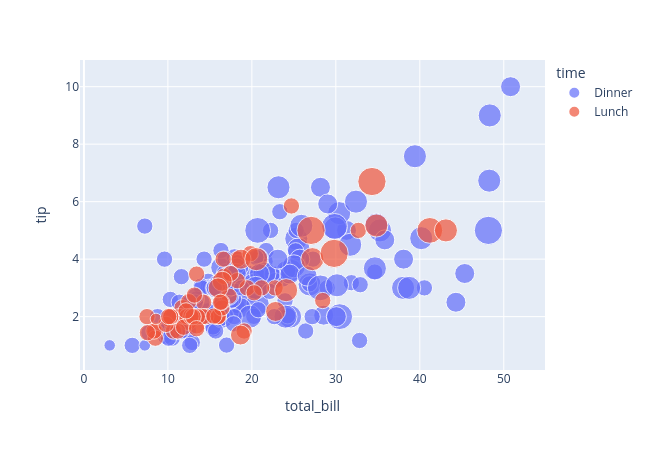

Notebook code cell kept with this figure:
### Markdown cell above
### Scatter with hover

Hover over any point to see the full row. `hover_name` adds a bold label at the top of the tooltip.

### Code cell
fig = px.scatter(tips, x='total_bill', y='tip',
                 color='time', size='size',
                 hover_name='day',
                 hover_data=['sex', 'smoker'],
                 width=650, height=450)
fig.show()

### Figure 1 — Plotly figure (JSON) as saved in the notebook; plotly's stock layout.template omitted (floating-point values rounded to 4 significant figures; data arrays with more than 128 entries replaced by an {"elided": "..."} marker saying what was removed)
{"data": [{"customdata": {"elided": "176x2 str values"}, "hovertemplate": "<b>%{hovertext}</b><br><br>time=Dinner<br>total_bill=%{x}<br>tip=%{y}<br>size=%{marker.size}<br>sex=%{customdata[0]}<br>smoker=%{customdata[1]}<extra></extra>", "hovertext": {"elided": "176 str values"}, "legendgroup": "Dinner", "marker": {"color": "#636efa", "size": {"elided": "176 int values"}, "sizemode": "area", "sizeref": 0.015, "symbol": "circle"}, "mode": "markers", "name": "Dinner", "orientation": "v", "showlegend": true, "type": "scatter", "x": {"elided": "176 float values"}, "xaxis": "x", "y": {"elided": "176 float values"}, "yaxis": "y"}, {"customdata": {"elided": "68x2 str values"}, "hovertemplate": "<b>%{hovertext}</b><br><br>time=Lunch<br>total_bill=%{x}<br>tip=%{y}<br>size=%{marker.size}<br>sex=%{customdata[0]}<br>smoker=%{customdata[1]}<extra></extra>", "hovertext": ["Thur", "Thur", "Thur", "Thur", "Thur", "Thur", "Thur", "Thur", "Thur", "Thur", "Thur", "Thur", "Thur", "Thur", "Thur", "Thur", "Thur", "Thur", "Thur", "Thur", "Thur", "Thur", "Thur", "Thur", "Thur", "Thur", "Thur", "Thur", "Thur", "Thur", "Thur", "Thur", "Thur", "Thur", "Thur", "Thur", "Thur", "Thur", "Thur", "Thur", "Thur", "Thur", "Thur", "Thur", "Thur", "Thur", "Thur", "Thur", "Thur", "Thur", "Thur", "Thur", "Thur", "Thur", "Thur", "Thur", "Thur", "Thur", "Thur", "Thur", "Thur", "Fri", "Fri", "Fri", "Fri", "Fri", "Fri", "Fri"], "legendgroup": "Lunch", "marker": {"color": "#EF553B", "size": [4, 2, 2, 2, 2, 1, 2, 2, 4, 2, 2, 2, 2, 2, 2, 4, 2, 2, 2, 2, 2, 6, 2, 2, 2, 3, 2, 2, 2, 2, 2, 2, 2, 2, 2, 2, 2, 6, 5, 6, 2, 2, 3, 2, 2, 2, 2, 2, 2, 2, 2, 2, 4, 2, 2, 3, 2, 2, 2, 4, 3, 2, 2, 1, 3, 2, 2, 2], "sizemode": "area", "sizeref": 0.015, "symbol": "circle"}, "mode": "markers", "name": "Lunch", "orientation": "v", "showlegend": true, "type": "scatter", "x": [27.2, 22.76, 17.29, 19.44, 16.66, 10.07, 32.68, 15.98, 34.83, 13.03, 18.28, 24.71, 21.16, 10.65, 12.43, 24.08, 11.69, 13.42, 14.26, 15.95, 12.48, 29.8, 8.52, 14.52, 11.38, 22.82, 19.08, 20.27, 11.17, 12.26, 18.26, 8.51, 10.33, 14.15, 16.0, 13.16, 17.47, 34.3, 41.19, 27.05, 16.43, 8.35, 18.64, 11.87, 9.78, 7.51, 19.81, 28.44, 15.48, 16.58, 7.56, 10.34, 43.11, 13.0, 13.51, 18.71, 12.74, 13.0, 16.4, 20.53, 16.47, 12.16, 13.42, 8.58, 15.98, 13.42, 16.27, 10.09], "xaxis": "x", "y": [4.0, 3.0, 2.71, 3.0, 3.4, 1.83, 5.0, 2.03, 5.17, 2.0, 4.0, 5.85, 3.0, 1.5, 1.8, 2.92, 2.31, 1.68, 2.5, 2.0, 2.52, 4.2, 1.48, 2.0, 2.0, 2.18, 1.5, 2.83, 1.5, 2.0, 3.25, 1.25, 2.0, 2.0, 2.0, 2.75, 3.5, 6.7, 5.0, 5.0, 2.3, 1.5, 1.36, 1.63, 1.73, 2.0, 4.19, 2.56, 2.02, 4.0, 1.44, 2.0, 5.0, 2.0, 2.0, 4.0, 2.01, 2.0, 2.5, 4.0, 3.23, 2.2, 3.48, 1.92, 3.0, 1.58, 2.5, 2.0], "yaxis": "y"}], "layout": {"height": 450, "legend": {"itemsizing": "constant", "title": {"text": "time"}, "tracegroupgap": 0}, "margin": {"t": 60}, "width": 650, "xaxis": {"anchor": "y", "domain": [0, 1], "title": {"text": "total_bill"}}, "yaxis": {"anchor": "x", "domain": [0, 1], "title": {"text": "tip"}}}}
